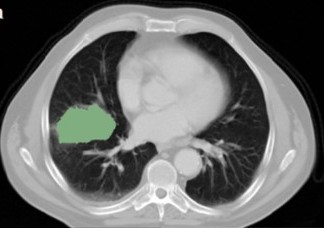
#> input picture image1.jpg, 324 x 228 px
$ python measure_tumor_location.py
#> lines starting #> are read from the running program, lines starting #| are printed output that depends on the picture; after the words box and inside, x2 and y2 are one past the last pixel; in counts of white or black regions, pixels touching at a corner belong together
import cv2
import numpy as np
from matplotlib import pyplot as plt
import numpy as np
import cv2
import math

import torch
print(torch.cuda.is_available())
#> (this line was passed over: torch is not available in this run)


HEIGHT = 128
WIDTH = 128
IMG_CHANNELS = 3

img = cv2.imread('image1.jpg')
#> img is the input picture: shape (228, 324, 3); mean B, G, R 104.6, 105.6, 104.6
img = cv2.resize(img, (HEIGHT, WIDTH))
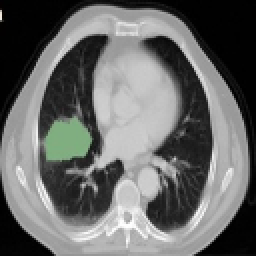
#> img: shape (128, 128, 3) (shown 2 times larger); mean B, G, R 104.5, 105.6, 104.5
img = cv2.cvtColor(img, cv2.COLOR_BGR2RGB)  # convert to RGB
img = np.array(img)
plt.imshow(img)
plt.show()

# print("img: ", img)

mask_synthesis = np.zeros((HEIGHT, WIDTH, IMG_CHANNELS), dtype=np.uint8)
# Convert BGR to HSV
mask_HSV = cv2.cvtColor(img, cv2.COLOR_RGB2HSV)
#> mask_HSV: shape (128, 128, 3); mean H, S, V 3.5, 3, 105.6


low_bound = np.array([21, 27, 121])
up_bound = np.array([70, 80, 200])
temp = cv2.inRange(mask_HSV, low_bound, up_bound)
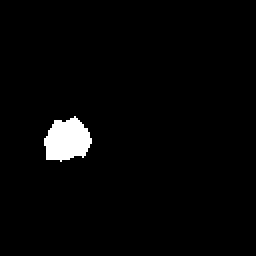
#> temp: shape (128, 128) (shown 2 times larger); 2.4% white; 1 white region, box (x1, y1, x2, y2) and area: (22, 58, 46, 81) 392
for i in range(HEIGHT):
    for j in range(WIDTH):
        if temp[i][j] == 255:
            mask_synthesis[i][j] = np.array([255, 255, 255])

f = plt.figure()
f.add_subplot(1, 2, 1)
plt.imshow(np.array(img))
f.add_subplot(1, 2, 2)
plt.imshow(np.array(mask_synthesis))
plt.show(block=True)
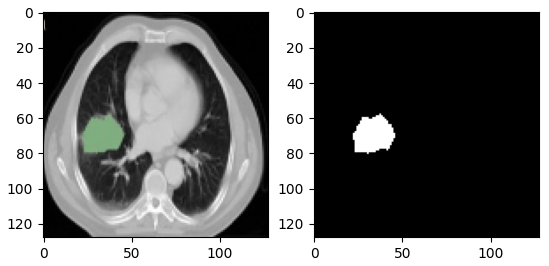
#> figure drawn by matplotlib, 2 panels

# print(mask_synthesis)

print("image shape", img.shape)
#| image shape (128, 128, 3)
print("\n")

interested_in_color = [0, 0, 0]  # RGB

all_pixels = HEIGHT * WIDTH

interested_in_color = set(interested_in_color)
roi_pixels = 0
for i in mask_synthesis:
    for pixel in i:
        pixel = set(pixel)
        if interested_in_color != pixel:
            roi_pixels += 1

# print("roi_pixels", roi_pixels)
# print("all_pixels", all_pixels)

roi_percentage = round(roi_pixels / all_pixels * 100, 2)
print("The ROI of the tumor has size ", roi_percentage, "% of the whole x-ray")


# Load image
im = mask_synthesis

# Convert to grayscale and threshold
imgray = cv2.cvtColor(im, cv2.COLOR_BGR2GRAY)
ret, thresh = cv2.threshold(imgray, 1, 255, 0)

# Find contours, draw on image and save
contours, hierarchy = cv2.findContours(thresh, cv2.RETR_TREE, cv2.CHAIN_APPROX_SIMPLE)
cv2.drawContours(im, contours, -1, (0, 255, 0), 3)
cv2.imwrite('resultcontour.png', im)
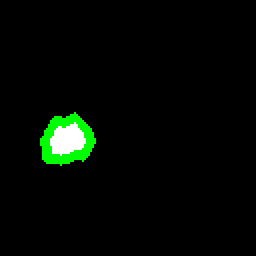
#> saved as resultcontour.png: shape (128, 128, 3) (shown 2 times larger); mean B, G, R 3.2, 8.4, 3.2

# Show user what we found
for cnt in contours:
    (x, y), radius = cv2.minEnclosingCircle(cnt)
    center = (int(x), int(y))
    radius = int(radius)
    area = math.pi * (radius ^ 2)
    print('\nContour: centre {},{}, radius {}'.format(x, y, radius))
    print('\nThe total Area of the tumor is {} (pixels for the time being)'.format(round(area)))


# Find the quadradic
yUpperLower_quadradic = HEIGHT/2
xLeftRight_quadradic = WIDTH/2


print('\n')

if x < xLeftRight_quadradic and y < yUpperLower_quadradic:
    print(" The tumor belongs to upper left quadrant.")
elif x > xLeftRight_quadradic and y < yUpperLower_quadradic:
    print(" The tumor belongs to upper right quadrant.")
elif x < xLeftRight_quadradic and y > yUpperLower_quadradic:
    print(" The tumor belongs to lower left quadrant.")
else:
    print(" The tumor belongs to lower right quadrant.")
